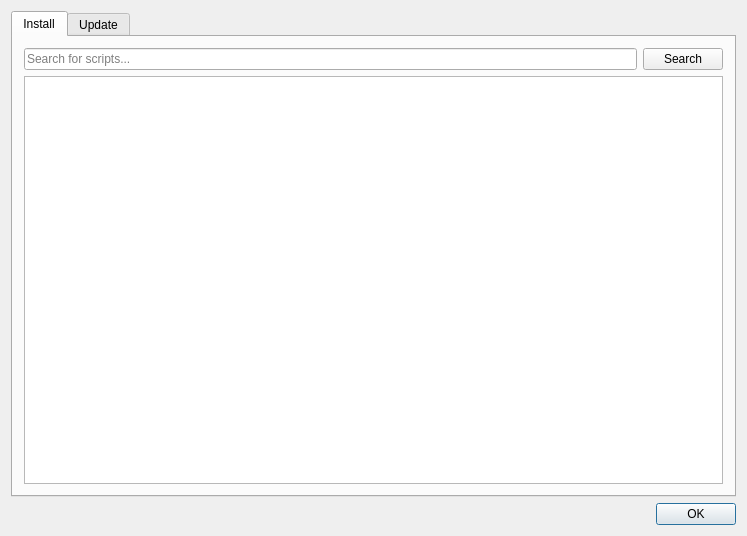
<?xml version="1.0" encoding="UTF-8"?>
<ui version="4.0">
 <class>ScriptManagerDialog</class>
 <widget class="QDialog" name="ScriptManagerDialog">
  <property name="geometry">
   <rect>
    <x>0</x>
    <y>0</y>
    <width>747</width>
    <height>536</height>
   </rect>
  </property>
  <property name="windowTitle">
   <string>ScriptBrowserDialog</string>
  </property>
  <layout class="QVBoxLayout" name="verticalLayout">
   <item>
    <widget class="QTabWidget" name="tabWidget">
     <property name="currentIndex">
      <number>0</number>
     </property>
     <widget class="QWidget" name="install_tab">
      <attribute name="title">
       <string>Install</string>
      </attribute>
      <layout class="QVBoxLayout" name="verticalLayout_2">
       <item>
        <layout class="QHBoxLayout" name="horizontalLayout">
         <item>
          <widget class="QLineEdit" name="search_input">
           <property name="placeholderText">
            <string>Search for scripts...</string>
           </property>
          </widget>
         </item>
         <item>
          <widget class="QPushButton" name="search_button">
           <property name="text">
            <string>Search</string>
           </property>
          </widget>
         </item>
        </layout>
       </item>
       <item>
        <widget class="QTableView" name="tableView">
         <property name="editTriggers">
          <set>QAbstractItemView::NoEditTriggers</set>
         </property>
         <property name="dragEnabled">
          <bool>false</bool>
         </property>
         <property name="alternatingRowColors">
          <bool>false</bool>
         </property>
         <property name="selectionMode">
          <enum>QAbstractItemView::SingleSelection</enum>
         </property>
         <property name="selectionBehavior">
          <enum>QAbstractItemView::SelectRows</enum>
         </property>
         <property name="textElideMode">
          <enum>Qt::ElideRight</enum>
         </property>
         <property name="showGrid">
          <bool>true</bool>
         </property>
         <property name="gridStyle">
          <enum>Qt::SolidLine</enum>
         </property>
         <property name="sortingEnabled">
          <bool>true</bool>
         </property>
         <property name="cornerButtonEnabled">
          <bool>true</bool>
         </property>
         <attribute name="horizontalHeaderCascadingSectionResizes">
          <bool>false</bool>
         </attribute>
         <attribute name="horizontalHeaderHighlightSections">
          <bool>false</bool>
         </attribute>
         <attribute name="horizontalHeaderStretchLastSection">
          <bool>true</bool>
         </attribute>
         <attribute name="verticalHeaderVisible">
          <bool>false</bool>
         </attribute>
         <attribute name="verticalHeaderCascadingSectionResizes">
          <bool>false</bool>
         </attribute>
         <attribute name="verticalHeaderHighlightSections">
          <bool>false</bool>
         </attribute>
        </widget>
       </item>
      </layout>
     </widget>
     <widget class="QWidget" name="update_tab">
      <attribute name="title">
       <string>Update</string>
      </attribute>
      <layout class="QVBoxLayout" name="verticalLayout_3">
       <item>
        <widget class="QTableView" name="local_scripts_table_view"/>
       </item>
       <item>
        <layout class="QHBoxLayout" name="horizontalLayout_2">
         <item>
          <spacer name="horizontalSpacer">
           <property name="orientation">
            <enum>Qt::Horizontal</enum>
           </property>
           <property name="sizeHint" stdset="0">
            <size>
             <width>40</width>
             <height>20</height>
            </size>
           </property>
          </spacer>
         </item>
         <item>
          <widget class="QPushButton" name="pushButton">
           <property name="text">
            <string>Update</string>
           </property>
          </widget>
         </item>
         <item>
          <widget class="QPushButton" name="pushButton_2">
           <property name="text">
            <string>Edit</string>
           </property>
          </widget>
         </item>
         <item>
          <widget class="QPushButton" name="pushButton_3">
           <property name="text">
            <string>Delete</string>
           </property>
          </widget>
         </item>
        </layout>
       </item>
      </layout>
     </widget>
    </widget>
   </item>
   <item>
    <widget class="QDialogButtonBox" name="buttonBox">
     <property name="standardButtons">
      <set>QDialogButtonBox::Ok</set>
     </property>
     <property name="centerButtons">
      <bool>false</bool>
     </property>
    </widget>
   </item>
  </layout>
 </widget>
 <layoutdefault spacing="6" margin="11"/>
 <resources/>
 <connections/>
</ui>
